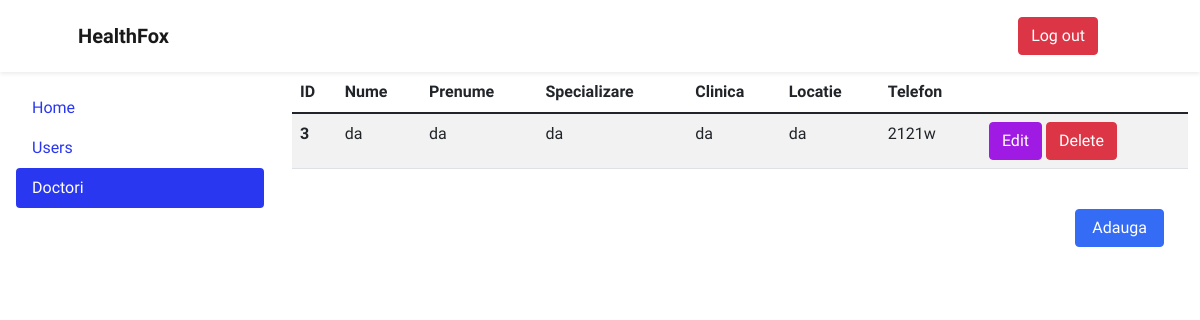
Page /dashboard_doctor.php on the committed database.
### tables this page shows
CREATE TABLE `doctori` (
  `id` int(200) NOT NULL,
  `nume` varchar(200) NOT NULL,
  `prenume` varchar(200) NOT NULL,
  `specializare` varchar(200) NOT NULL,
  `clinica` varchar(200) NOT NULL,
  `locatie` varchar(200) NOT NULL,
  `telefon` varchar(20) NOT NULL
);

### dashboard_doctor.php (the view, shortened to what this page needs)
<?php
    require("mysql_connect.php");
    $sql = "SELECT * FROM doctori";
    $doctori = $conn->query($sql);
?>
<!DOCTYPE html>
<html lang="en">
<head>
    <link href="https://cdn.jsdelivr.net/npm/bootstrap-icons@1.5.0/font/bootstrap-icons.css" rel="stylesheet" />
    <link href="css/styles.css" rel="stylesheet" />
</head>
<body>
    <nav class="navbar navbar-expand-lg navbar-light shadow-sm" id="mainNav">
        <div class="container px-5">
            <a class="navbar-brand ms-0 fw-bold" href="admin_dashboard.php">HealthFox</a>
            <div>
                <ul class="navbar-nav ms-auto me-4 my-3 my-lg-0">
                    <li class="nav-item"><a class="btn btn-danger" role="button" href="logout.php">Log out</a></li>
                </ul>
            </div>
    </div>
    </nav>
<main class="d-flex">
  <div class="d-flex flex-column flex-shrink-0 p-3 bg-body-tertiary" style="width: 280px;">
    <ul class="nav nav-pills flex-column mb-auto">
      <li class="nav-item">
        <a href="admin_dashboard.php" class="nav-link link-body-emphasis">Home</a>
      </li>
      <li>
        <a href="dashboard_users.php" class="nav-link link-body-emphasis">Users</a>
      </li>
      <li>
        <a href="dashboard_doctor.php" class="nav-link active" aria-current="page">Doctori</a>
      </li>
    </ul>
  </div>
  <div class="container">
        <table class="table table-striped">
            <thead>
                <tr>
                    <th>ID</th>
                    <th>Nume</th>
                    <th>Prenume</th>
                    <th>Specializare</th>
                    <th>Clinica</th>
                    <th>Locatie</th>
                    <th>Telefon</th>
                </tr>
            </thead>
            <tbody>
            <?php
                         if ($doctori->num_rows > 0) {
                             while($row = $doctori->fetch_assoc()) {
                                 $id = $row["id"];
                                 $nume = $row["nume"];
                                 $prenume = $row["prenume"];
                                 $specializare = $row["specializare"];
                                 $clinica = $row["clinica"];
                                 $locatie = $row["locatie"];
                                 $telefon = $row["telefon"];
                                 echo "
                                     <tr>
                                         <th scope='row'>$id</th>
                                         <td>$nume</td>
                                         <td>$prenume</td>
                                         <td>$specializare</td>
                                         <td>$clinica</td>
                                         <td>$locatie</td>
                                         <td>$telefon</td>
                                         <td>
                                                <a class='btn btn-secondary' href='update_doctor.php?id=$id'>Edit</a>
                                                <a class='btn btn-danger' href='delete_doctor.php?id=$id'>Delete</a>
                                            </td>
                                     </tr>";
                             }
                         }
                     ?>
            </tbody>
        </table>
        <a class="btn btn-primary float-end m-4 ps-3 pe-3" href="create_doctor.php">Adauga</a>
    </div>
</main>
</body>
</html>

### rows in the picture
doctori: id "3", nume "da", prenume "da", specializare "da", clinica "da", locatie "da", telefon "2121w"
